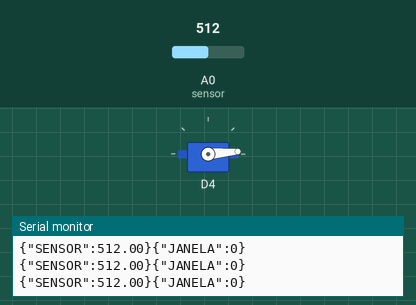
Bench run of a sketch on a simulated ESP8266 (NodeMCU). On the bench: servo, the last lines printed to the serial monitor. The test bench sets the inputs (shaded band); at power-on: A0 (sensor) = 512.

Above: at 1.2 s.
1.3 s: A0 (sensor) set to 581
2.8 s: A0 (sensor) set to 607
At 3.5 s:
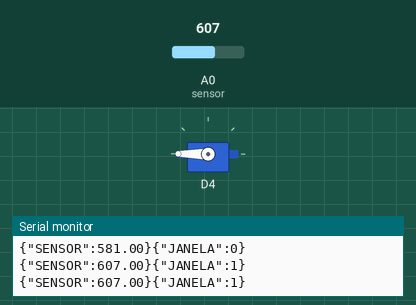
4.4 s: A0 (sensor) set to 580
At 4.8 s:
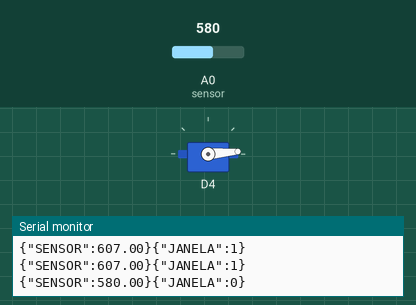
5.9 s: A0 (sensor) set to 600
At 6.7 s:
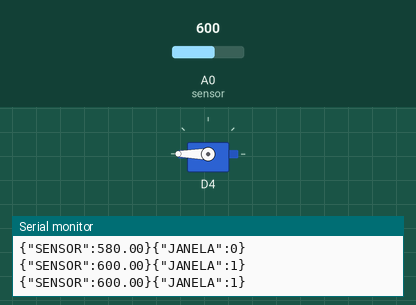
Timing chart, 0 to 8.5 s (numbered marks = the images above; inputs shaded):
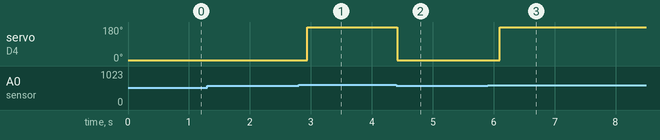

The sketch:

codigo_chuvalert_1a_versao.ino
```cpp
#include <Servo.h>
#include "MyServo.h"

const int sensor = A0;

MyServo janela(D4);

void setup() {

  pinMode(sensor,INPUT);
  Serial.begin(115200);

}

void loop() {

double analogSensor = analogRead(sensor);

if(analogSensor < 590){
  janela.fechar();
  delay(200);
}else{
  janela.abrir();
  delay(200);
}

janela.uploadSENSOR(analogSensor);
delay(10);
janela.uploadJANELA();

}
```

MyServo.cpp
```cpp
#include "MyServo.h"

MyServo :: MyServo(int porta){
  x.attach(porta);
  _SENSOR = "\"SENSOR\":";
  _JANELA =  "\"JANELA\":";;
}

void MyServo:: abrir(){
		x.write(180);
}

void MyServo:: fechar(){
		x.write(5);
}

bool MyServo :: status(){
        if(x.read() == 180){
            return 1;
        }else{
            return 0;
        }
}

String MyServo :: JSON_SENSOR(double temp_s){
  return "{" + _SENSOR + String(temp_s) + "}";
}

String MyServo :: JSON_JANELA(){
  if (status()== 1){
    return "{" + _JANELA + "1" + "}";
  }else{
    return "{" + _JANELA + "0" + "}";
    }
}

void MyServo :: uploadSENSOR(double temp_s){
  Serial.print(JSON_SENSOR(temp_s));
}

void MyServo :: uploadJANELA(){
  Serial.println(JSON_JANELA());

}
```

MyServo.h
```cpp
#ifndef MYSERVO_H
#define MYSERVO_H

#include "Arduino.h"
#include <Servo.h>

class MyServo : public Servo{

    private:

    Servo x;

	public:

		MyServo(int porta);

		void fechar();
		void abrir();
		bool status();

        String _JANELA;
        String _SENSOR;

        String JSON_SENSOR(double temp_s);
        String JSON_JANELA();

        void uploadSENSOR(double temp_s);
        void uploadJANELA();


};

#endif;
```

Measured:
- the behaviour switches between 589 and 590 on A0 (sensor) (found by bisection; images 0 and 1)
- after the input at 2.8 s, servo on D4: 5° → 180° after 0.14 s
- after the input at 4.4 s, servo on D4: 180° → 5° at once
- after the input at 5.9 s, servo on D4: 5° → 180° after 0.20 s
